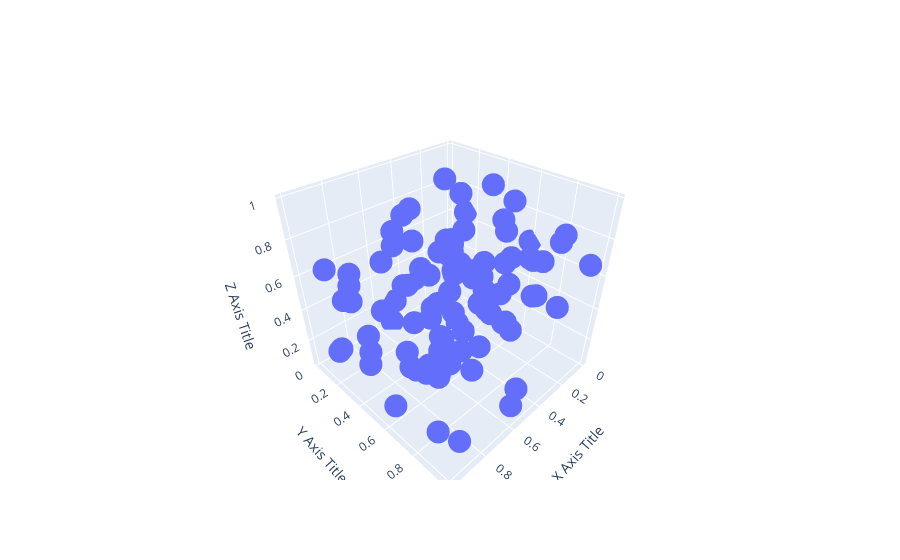

The cell this chart's notebook holds for it:
### Code cell
import plotly.graph_objects as go
import numpy as np

def create_3d_scatterplot(embedding):
    X = embedding[0]
    Y = embedding[1]
    Z = embedding[2]
    
    # Create the 3D scatterplot
    fig = go.Figure(data=[go.Scatter3d(x=X, y=Y, z=Z, mode='markers')])
    
    # Set plot layout (optional)
    fig.update_layout(scene=dict(
        xaxis_title='X Axis Title',
        yaxis_title='Y Axis Title',
        zaxis_title='Z Axis Title'
    ))
    
    # Show the plot (you can also save it to a file)
    fig.show()

# Assuming you have the 'embedding' data as a 3D array or list of lists
embedding = embedding  # Replace this with your actual data
create_3d_scatterplot(embedding)
